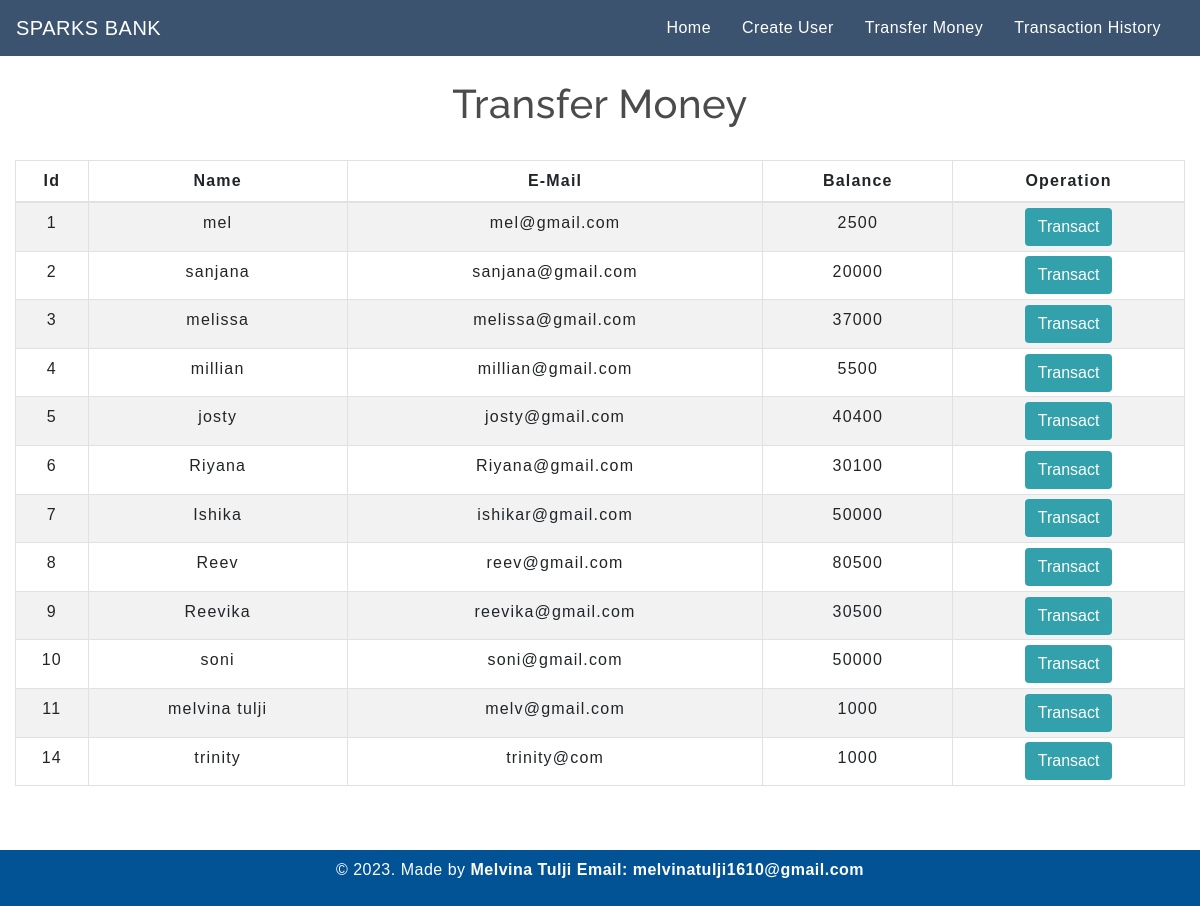
The app's page /transfermoney.php with its own data.
### tables this page shows
CREATE TABLE `users` (
  `id` int(3) NOT NULL,
  `name` text NOT NULL,
  `email` varchar(30) NOT NULL,
  `balance` int(8) NOT NULL
);

### transfermoney.php (the view, shortened to what this page needs)
<!DOCTYPE html>
<html lang="en">
<head>
    <link rel="stylesheet" href="https://maxcdn.bootstrapcdn.com/bootstrap/4.0.0/css/bootstrap.min.css">
    <link rel="stylesheet" type="text/css" href="css/table.css">
    <link rel="stylesheet" type="text/css" href="css/navbar.css">
    <link rel="stylesheet" type="text/css" href="css/main.css">
</head>
<body>
<?php
    include 'config.php';
    $sql = "SELECT * FROM users";
    $result = mysqli_query($conn,$sql);
?>
<?php
  include 'navbar.php';
?>
<div class="container-fluid">
        <h2 class="text-center pt-4">Transfer Money</h2>
        <br>
            <div class="row">
                <div class="col">
                    <div class="table-responsive-sm">
                    <table class="table table-hover table-sm table-striped table-condensed table-bordered">
                        <thead>
                            <tr>
                            <th scope="col" class="text-center py-2">Id</th>
                            <th scope="col" class="text-center py-2">Name</th>
                            <th scope="col" class="text-center py-2">E-Mail</th>
                            <th scope="col" class="text-center py-2">Balance</th>
                            <th scope="col" class="text-center py-2">Operation</th>
                            </tr>
                        </thead>
                        <tbody>
                <?php
                    while($rows=mysqli_fetch_assoc($result)){
                ?>
                    <tr>
                        <td class="py-2"><?php echo $rows['id'] ?></td>
                        <td class="py-2"><?php echo $rows['name']?></td>
                        <td class="py-2"><?php echo $rows['email']?></td>
                        <td class="py-2"><?php echo $rows['balance']?></td>
                        <td><a href="selecteduserdetail.php?id= <?php echo $rows['id'] ;?>"> <button type="button" class="btn">Transact</button></a></td>
                    </tr>
                <?php
                    }
                ?>
                        </tbody>
                    </table>
                    </div>
                </div>
            </div>
         </div>
<footer class="text-center mt-5 py-2">
    <p>&copy 2023. Made by <b>Melvina Tulji Email: melvinatulji1610@gmail.com</b>
</footer>
</body>
</html>

### css/table.css (style rules this page uses)
* { padding: 0; margin: 0; box-sizing: border-box; font-family: sans-serif; }
h2 { font-size: 40px; }
table { letter-spacing: 1.2px; }
td { text-align: center; }
button { border:none; background: #32a1ab; transition: 1s; color: #ffffff; }

### css/navbar.css (style rules this page uses)
h2 { color: #4C4B4B; letter-spacing: 0.5px; font-family: raleway; }

### css/main.css (style rules this page uses)
footer { color:#ffffff; background-color:#025296; letter-spacing: 0.5px; }

### transfermoney.php (style rules this page uses)
button { transition: 1.5s; }

### records on screen
users: id "1", name "mel", email "mel@gmail.com", balance "2500"
users: id "2", name "sanjana", email "sanjana@gmail.com", balance "20000"
users: id "3", name "melissa", email "melissa@gmail.com", balance "37000"
users: id "4", name "millian", email "millian@gmail.com", balance "5500"
users: id "5", name "josty", email "josty@gmail.com", balance "40400"
users: id "6", name "Riyana", email "Riyana@gmail.com", balance "30100"
users: id "7", name "Ishika", email "ishikar@gmail.com", balance "50000"
users: id "8", name "Reev", email "reev@gmail.com", balance "80500"
users: id "9", name "Reevika", email "reevika@gmail.com", balance "30500"
users: id "10", name "soni", email "soni@gmail.com", balance "50000"
users: id "11", name "melvina tulji", email "melv@gmail.com", balance "1000"
users: id "14", name "trinity", email "trinity@com", balance "1000"
